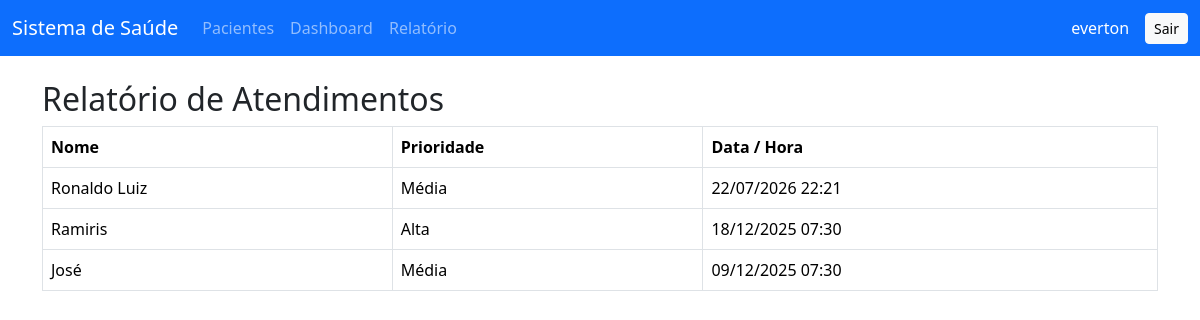
Screenshot of /relatorio/ (signed in) with the database file from the repository.
### saude/models.py (models this page shows, shortened)
class Paciente(models.Model):
    PRIORIDADE_CHOICES = [
        ('B', 'Baixa'),
        ('M', 'Média'),
        ('A', 'Alta'),
        ('U', 'Urgente'),
    ]
    nome = models.CharField(max_length=100)
    idade = models.IntegerField()
    sintomas = models.TextField()
    prioridade = models.CharField(
        max_length=1,
        choices=PRIORIDADE_CHOICES,
        default='M'
    )
    data_consulta = models.DateTimeField()
    atendido = models.BooleanField(default=False)

### saude/views.py (the view)
# urls.py: path('relatorio/', relatorio_atendidos, name='relatorio_atendidos'),
@permission_required('saude.view_paciente')
def relatorio_atendidos(request):
    pacientes = Paciente.objects.filter(atendido=True).order_by('-data_consulta')
    return render(request, 'saude/relatorio.html', {'pacientes': pacientes})

### saude/templates/saude/relatorio.html
{% extends 'saude/base.html' %}
{% block content %}
<h2>Relatório de Atendimentos</h2>
<table class="table table-bordered">
  <thead>
    <tr>
      <th>Nome</th>
      <th>Prioridade</th>
      <th>Data / Hora</th>
    </tr>
  </thead>
  <tbody>
    {% for paciente in pacientes %}
    <tr>
      <td>{{ paciente.nome }}</td>
      <td>{{ paciente.get_prioridade_display }}</td>
      <td>{{ paciente.data_consulta|date:"d/m/Y H:i" }}</td>
    </tr>
    {% endfor %}
  </tbody>
</table>
{% endblock %}

### saude/templates/saude/base.html (shortened to what this page needs)
<!DOCTYPE html>
<html lang="pt-br">
<head>
    <link
      href="https://cdn.jsdelivr.net/npm/bootstrap@5.3.2/dist/css/bootstrap.min.css"
      rel="stylesheet"
    >
</head>
<body>
<nav class="navbar navbar-expand-lg navbar-dark bg-primary mb-4">
  <div class="container-fluid">
    <a class="navbar-brand" href="{% url 'listar_pacientes' %}">
      Sistema de Saúde
    </a>
    <div class="collapse navbar-collapse">
      <ul class="navbar-nav me-auto mb-2 mb-lg-0">
        <li class="nav-item">
          <a class="nav-link" href="{% url 'listar_pacientes' %}">
            Pacientes
          </a>
        </li>
        <li class="nav-item">
          <a class="nav-link" href="{% url 'dashboard' %}">
            Dashboard
          </a>
        </li>
        {% if perms.saude.view_paciente %}
        <li class="nav-item">
          <a class="nav-link" href="{% url 'relatorio_atendidos' %}">
            Relatório
          </a>
        </li>
        {% endif %}
      </ul>
      {% if user.is_authenticated %}
      <span class="navbar-text text-white me-3">
        {{ user.username }}
      </span>
      <form method="post" action="{% url 'logout' %}">
        <button class="btn btn-light btn-sm">Sair</button>
      </form>
      {% endif %}
    </div>
  </div>
</nav>
<div class="container">
    {% block content %}
    {% endblock %}
</div>
</body>
</html>

### rows the page displays
Paciente: nome "Ronaldo Luiz", prioridade "Média", data_consulta "22/07/2026 22:21"
Paciente: nome "Ramiris", prioridade "Alta", data_consulta "18/12/2025 07:30"
Paciente: nome "José", prioridade "Média", data_consulta "09/12/2025 07:30"

### other values shown
{{ user.username }} "everton"
